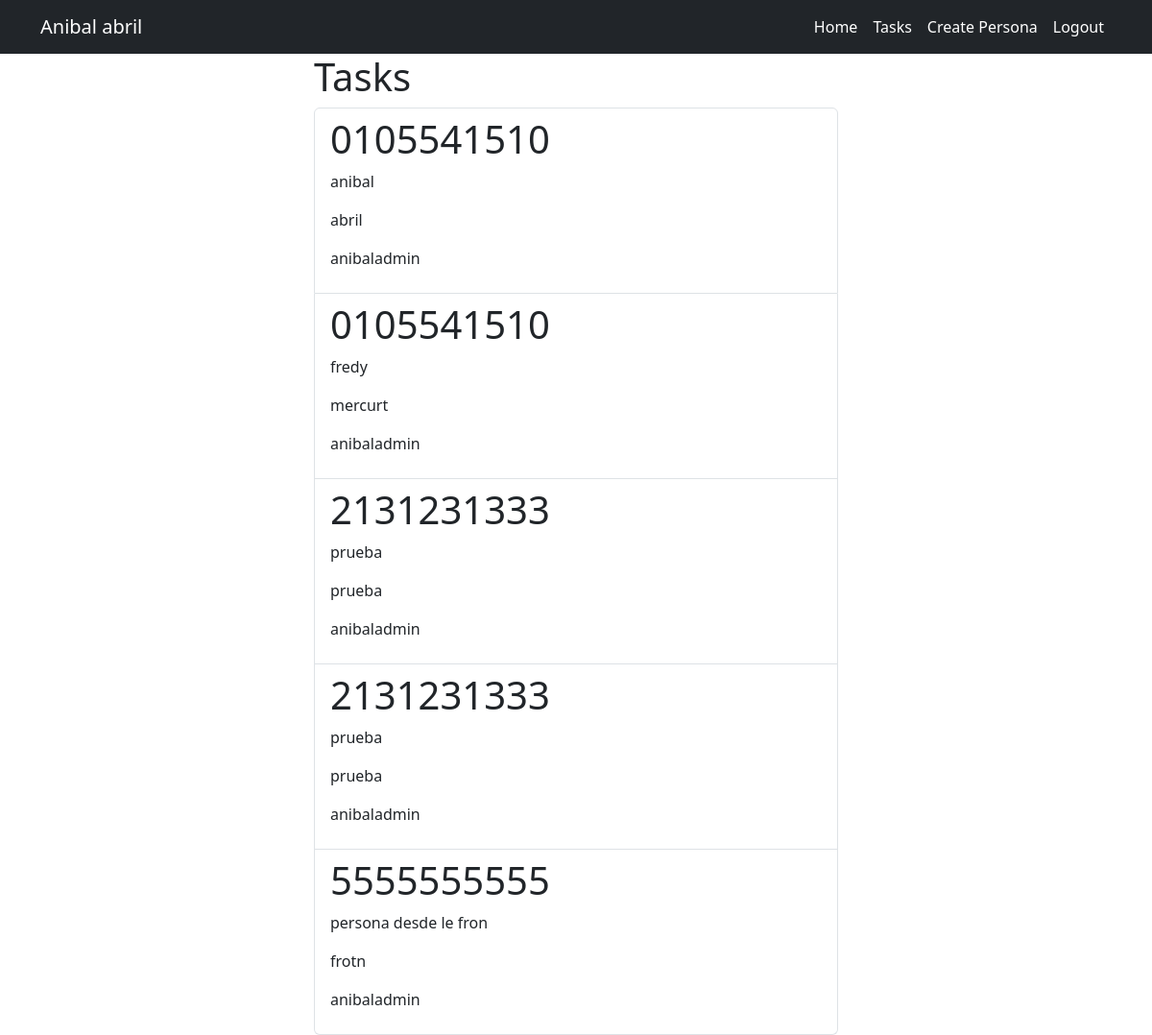
Page /tasks/ (signed in) on the committed database.
### tasks/models.py (models this page shows)
class Estudiante (models.Model):
    cedula =models.CharField(max_length=10)
    nombre =models.TextField(blank=True,max_length=50)
    apellido=models.TextField(blank=True,max_length=50)
    direccion=models.TextField(blank=True,max_length=100)
    telefono=models.TextField(blank=True,max_length=10)
    user = models.ForeignKey(User,on_delete=models.CASCADE)
    def __str__(self):
        return self.nombre+" "+self.apellido+"      by "+self.user.username

### tasks/views.py (the view)
# urls.py: path('tasks/',views.tasks, name='tasks'),
@login_required
def tasks(request):
    estudiante=Estudiante.objects.filter(user=request.user)
    print(estudiante)
    return render(request, 'tasks.html',{'tasks':estudiante})

### tasks/templates/tasks.html
{% extends "base.html" %}
{% block content %}
     <main class="container">
          <div class="row">
               <div class="col-md-6 offset-md-3">
                    <h1>Tasks</h1>
                    <ul class="list-group">
                         {% for est in tasks %}
                              <a  class="list-group-item" href="{% url 'crearpersona_detalle' est.id %}">
                                   <h1> {{est.cedula}}</h1>
                                   <p> {{est.nombre}}</p>
                                   <p> {{est.apellido}}</p>
                                   <p> {{est.user.username}}</p>
                              </a>
                         {% endfor %}
                    </ul>
               </div>
          </div>
     </main>
{% endblock %}

### rows in the picture
Estudiante: cedula "0105541510", nombre "anibal", apellido "abril", user.username "anibaladmin"
Estudiante: cedula "0105541510", nombre "fredy", apellido "mercurt", user.username "anibaladmin"
Estudiante: cedula "2131231333", nombre "prueba", apellido "prueba", user.username "anibaladmin"
Estudiante: cedula "2131231333", nombre "prueba", apellido "prueba", user.username "anibaladmin"
Estudiante: cedula "5555555555", nombre "persona desde le fron", apellido "frotn", user.username "anibaladmin"
